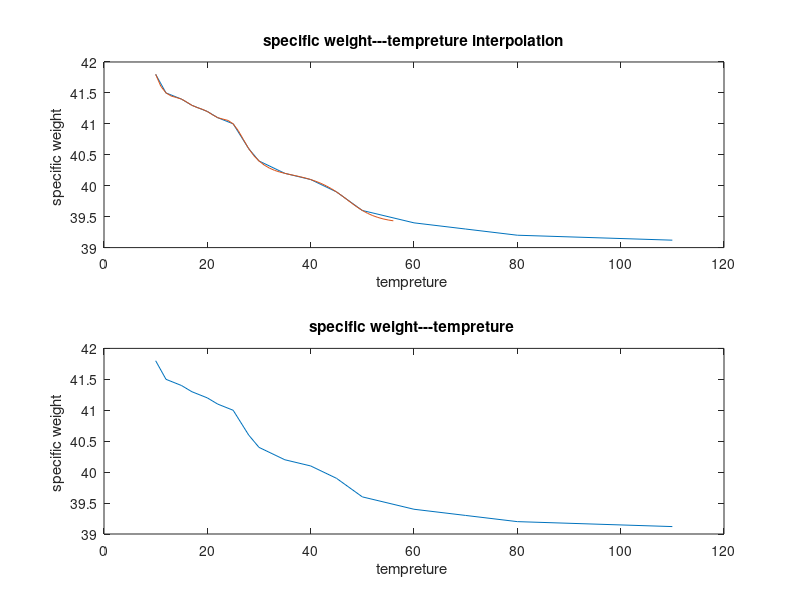

Recreate this plot in MATLAB.
clc 
clear all
close all 
format compact
%here is the simple tempreture vs viscosity interpolation
%t is tempreture sw is specific weight v is viscosity and kv in kelvin
t=[10 12 15 17 20 22 25 28 30 35 40 45 50 60 70 80 110];
sw=[41.8 41.5  41.4 41.3 41.2 41.1 41.0 40.6 40.4 40.2 40.1 39.9 39.6 39.4 39.3 39.2 39.12];
v=[4.8 4.5 4.4 4.3 4.2 4.1 4.0 4.06 4.04 4.02 3.7 3.5 3.4 3.2 3.15 3.1 3.0];
kv=[1.8 1.5 1.4 1.32 1.02 1.0 0.7 0.6 0.4 0.2 0.1 0.9 0.7 0.5 0.4 0.2 0.1]; 

sw_17=interp1(t,sw,17) %specific weight at 17
v_17=interp1(t,v,17)  %viscosity at 17
kv_17=interp1(t,kv,17) %specific weight at 17

x=0:1:56;
y=interp1(t,sw,x,'spline');
subplot(2,1,1);
plot(t,sw,x,y); 
xlabel('tempreture ');
ylabel('specific weight ');
title( 'specific weight---tempreture interpolation');
subplot(2,1,2);
plot(t,sw);
xlabel('tempreture ');
ylabel('specific weight ');
title( 'specific weight---tempreture ');
